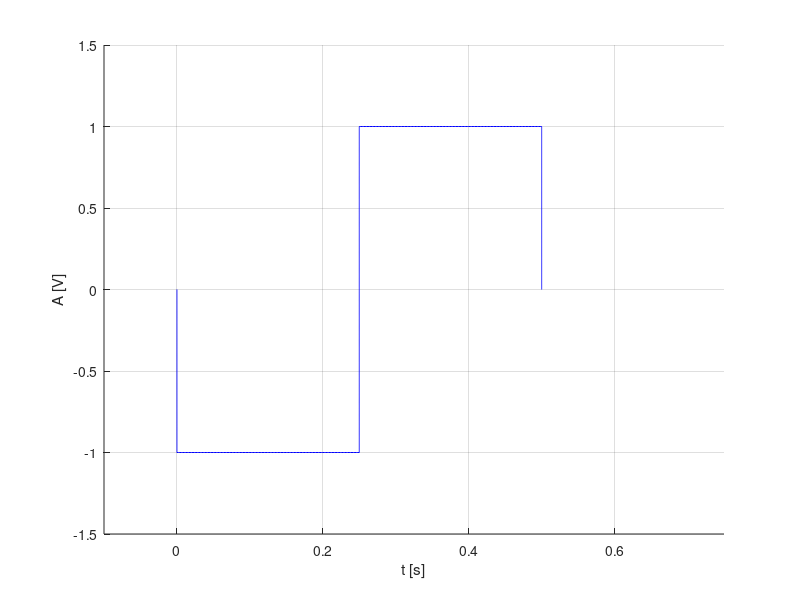

MATLAB code to generate this figure:
%Se va genera un semnal cu rezolutie temporara de 200ms pentru un semnal continuu de tipul:
% Semnal dreptunghiular multinivel, aleator
% Durata fiecarui nivel: 0,25 s.
% Nivelurile {-1, 1}

hold on
xlabel('t [s]'),ylabel('A [V]')
%a) nivelurile {-1, 1}
%Rezolutia temporara de 200ms



%y variaza de la 0 la -1
y=0:-0.002:-1;
x=y*0;
plot(x,y,'b')
%nivel -1
x = 0: 0.002: 1/4;
y = -1+0*x;
plot(x, y, 'b'),grid

%x=1/4;y variaza de la -1 la 1
y=-1:0.002:1;
x=y*0+1/4;
plot(x,y,'b')

%nivel 1
x = 1/4:0.002:1/2;
y=1+0*x;
plot(x,y,'b')

%x=1/2; y variaza de la 1 la -1
y=1:-0.002:0;
x=y*0+1/2;
plot(x,y,'b')

axis([-0.1 3/4 -1.5 1.5])






